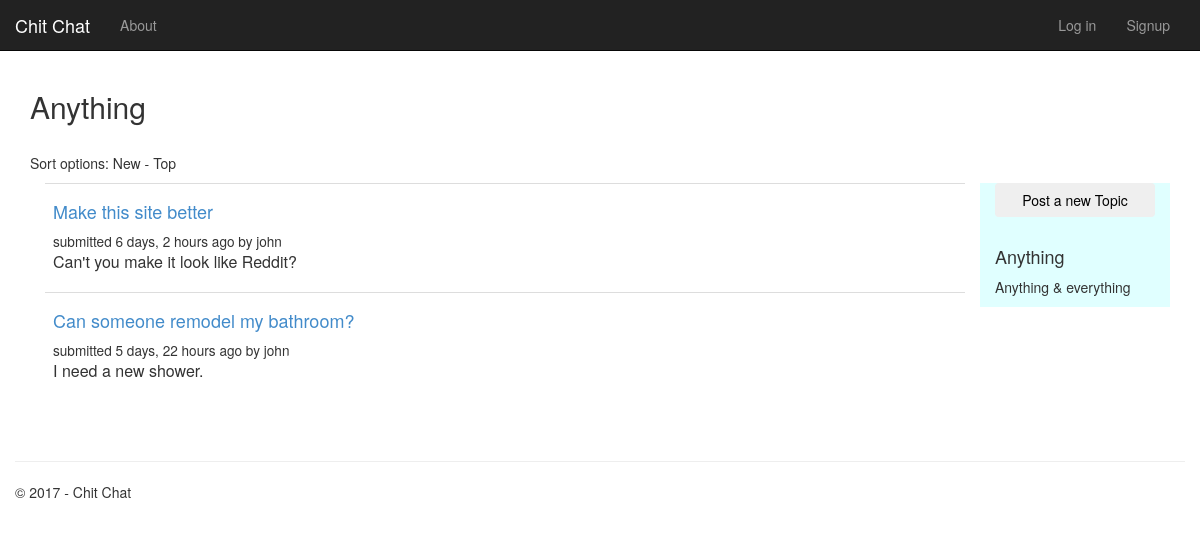
Page /f/Anything/ on the committed database.
### forum/models.py (models this page shows, shortened)
class Forum(models.Model):
    slug = models.SlugField(unique=True, max_length=60)
    description = models.TextField(blank=True, default='')
    updated = models.DateTimeField(auto_now=True)
    created = models.DateTimeField(auto_now=True)
    creator = models.ForeignKey(User, blank=True, null=True)

class Topic(models.Model):
    title = models.CharField(max_length=60)
    description = models.TextField(max_length=10000, blank=True, null=True)
    forum = models.ForeignKey(Forum)
    created = models.DateTimeField(auto_now=True)
    creator = models.ForeignKey(User, blank=True, null=True)
    updated = models.DateTimeField(auto_now=True)
    closed = models.BooleanField(blank=True, default=False)

### forum/views.py (the view)
class ForumDetailView(DetailView):
    model = Forum
    def get_context_data(self, **kwargs):
        context = super(ForumDetailView, self).get_context_data(**kwargs)
        context['title'] = 'forum'
        context['year'] = datetime.now().year
        return context

### forum/templates/forum/forum-details.html (shortened to what this page needs)
{% extends "app/layout.html" %}
{% block content %}
<div class="container">
    <h2>{{forum.slug}}</h2>
    <br />
    <p>Sort options: New - Top</p>
    <div class="col-xs-12 col-sm-10">
        <table class="table table-hover">
            <tbody>
                {% for topic in forum.topic_set.all %}
                <tr>
                    <td>
                        <h4>
                            <a href="{% url 'forum:topic-detail' topic.id %}">{{topic.title}}</a>
                        </h4>
                        <small>submitted {{ topic.created|timesince }} ago by {{ topic.creator.get_username }}</small>
                        <p>{{ topic.description | truncatechars:60 }}</p>
                    </td>
                </tr>
                {% endfor %}
            </tbody>
        </table>
        <br />
    </div>
    {% include "forum/forum-sidebar.html" %}
</div>
{% endblock %}

### forum/templates/forum/forum-sidebar.html
<div class="col-xs-12 col-sm-2" id="sidebar-main">
    <button type="button" class="btn btn-outline-primary btn-block">Post a new Topic</button>
    <br />
    <h4>{{forum.slug}}</h4>
    <p>{{forum.description}}</p>
</div>

### app/static/app/content/site.css (style rules this page uses)
body { padding-top: 50px; padding-bottom: 20px; }
#sidebar-main { background-color: #E0FFFF; }
.container { max-width: none; }

### rows in the picture
Forum: slug "Anything", description "Anything & everything"
Topic: title "Make this site better", created "6 days, 2 hours", creator.get_username "john", description "Can't you make it look like Reddit?"
Topic: title "Can someone remodel my bathroom?", created "5 days, 22 hours", creator.get_username "john", description "I need a new shower."

### other values in the picture
{{ year }} "2017"
